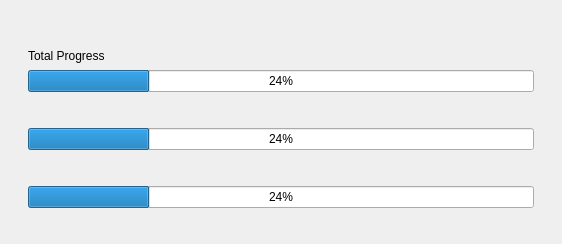
<?xml version="1.0" encoding="UTF-8"?>
<ui version="4.0">
 <class>dialogMetaProgress</class>
 <widget class="QDialog" name="dialogMetaProgress">
  <property name="windowModality">
   <enum>Qt::ApplicationModal</enum>
  </property>
  <property name="geometry">
   <rect>
    <x>0</x>
    <y>0</y>
    <width>562</width>
    <height>244</height>
   </rect>
  </property>
  <property name="windowTitle">
   <string>System-Packages</string>
  </property>
  <property name="windowIcon">
   <iconset>
    <normaloff>:/system.png</normaloff>:/system.png</iconset>
  </property>
  <layout class="QGridLayout" name="gridLayout_2">
   <item row="0" column="0">
    <layout class="QHBoxLayout" name="horizontalLayout">
     <item>
      <spacer name="horizontalSpacer">
       <property name="orientation">
        <enum>Qt::Horizontal</enum>
       </property>
       <property name="sizeType">
        <enum>QSizePolicy::Fixed</enum>
       </property>
       <property name="sizeHint" stdset="0">
        <size>
         <width>40</width>
         <height>20</height>
        </size>
       </property>
      </spacer>
     </item>
     <item>
      <widget class="QLabel" name="labelDescription">
       <property name="font">
        <font>
         <weight>75</weight>
         <bold>true</bold>
        </font>
       </property>
       <property name="text">
        <string/>
       </property>
       <property name="alignment">
        <set>Qt::AlignCenter</set>
       </property>
      </widget>
     </item>
     <item>
      <spacer name="horizontalSpacer_2">
       <property name="orientation">
        <enum>Qt::Horizontal</enum>
       </property>
       <property name="sizeType">
        <enum>QSizePolicy::Fixed</enum>
       </property>
       <property name="sizeHint" stdset="0">
        <size>
         <width>40</width>
         <height>20</height>
        </size>
       </property>
      </spacer>
     </item>
    </layout>
   </item>
   <item row="1" column="0">
    <spacer name="verticalSpacer_2">
     <property name="orientation">
      <enum>Qt::Vertical</enum>
     </property>
     <property name="sizeType">
      <enum>QSizePolicy::Fixed</enum>
     </property>
     <property name="sizeHint" stdset="0">
      <size>
       <width>20</width>
       <height>10</height>
      </size>
     </property>
    </spacer>
   </item>
   <item row="2" column="0">
    <layout class="QGridLayout" name="gridLayout">
     <item row="0" column="0" rowspan="6">
      <spacer name="horizontalSpacer_3">
       <property name="orientation">
        <enum>Qt::Horizontal</enum>
       </property>
       <property name="sizeType">
        <enum>QSizePolicy::Fixed</enum>
       </property>
       <property name="sizeHint" stdset="0">
        <size>
         <width>17</width>
         <height>148</height>
        </size>
       </property>
      </spacer>
     </item>
     <item row="0" column="1">
      <widget class="QLabel" name="labelTotal">
       <property name="text">
        <string>Total Progress</string>
       </property>
      </widget>
     </item>
     <item row="1" column="1">
      <widget class="QProgressBar" name="progressTotal">
       <property name="value">
        <number>24</number>
       </property>
      </widget>
     </item>
     <item row="1" column="2" rowspan="5">
      <spacer name="horizontalSpacer_4">
       <property name="orientation">
        <enum>Qt::Horizontal</enum>
       </property>
       <property name="sizeType">
        <enum>QSizePolicy::Fixed</enum>
       </property>
       <property name="sizeHint" stdset="0">
        <size>
         <width>17</width>
         <height>138</height>
        </size>
       </property>
      </spacer>
     </item>
     <item row="2" column="1">
      <widget class="QLabel" name="labelSub">
       <property name="text">
        <string/>
       </property>
      </widget>
     </item>
     <item row="3" column="1">
      <widget class="QProgressBar" name="progressSub">
       <property name="value">
        <number>24</number>
       </property>
      </widget>
     </item>
     <item row="4" column="1">
      <widget class="QLabel" name="labelDownload">
       <property name="text">
        <string/>
       </property>
      </widget>
     </item>
     <item row="5" column="1">
      <widget class="QProgressBar" name="progressDownload">
       <property name="value">
        <number>24</number>
       </property>
      </widget>
     </item>
    </layout>
   </item>
   <item row="3" column="0">
    <spacer name="verticalSpacer_3">
     <property name="orientation">
      <enum>Qt::Vertical</enum>
     </property>
     <property name="sizeHint" stdset="0">
      <size>
       <width>20</width>
       <height>40</height>
      </size>
     </property>
    </spacer>
   </item>
  </layout>
 </widget>
 <resources>
  <include location="libpcbsd-ui.qrc"/>
 </resources>
 <connections/>
</ui>
